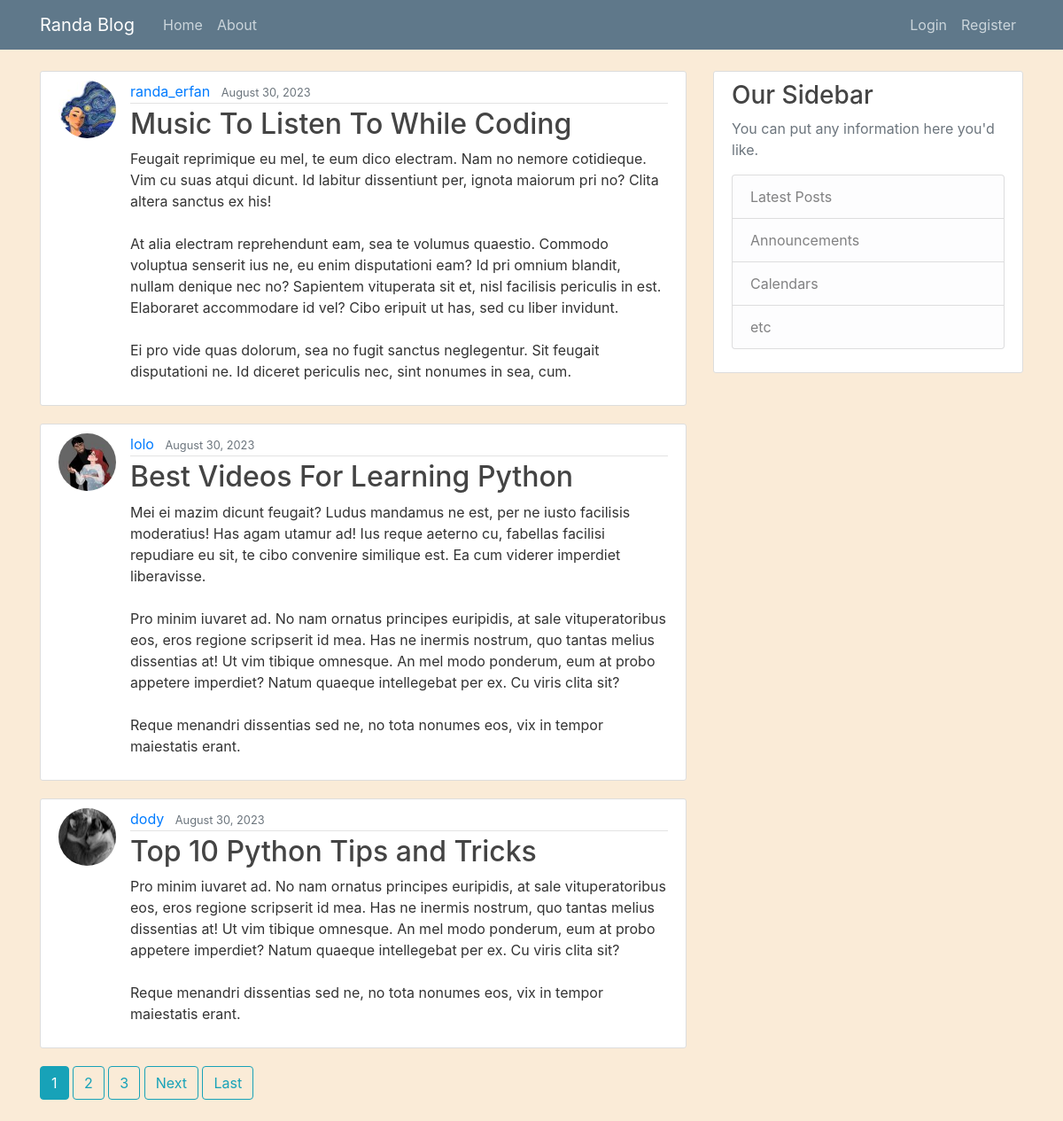
The page / on the database its author committed.
### blog/models.py (models this page shows)
class Post(models.Model):
    title = models.CharField(max_length=100)
    content = models.TextField()
    date_posted = models.DateTimeField(default=timezone.now)
    author = models.ForeignKey(User, on_delete=models.CASCADE)

### users/models.py (models this page shows, shortened)
class Profile(models.Model):
    user = models.OneToOneField(User, on_delete=models.CASCADE)
    image = models.ImageField(default='default.jepg', upload_to='profile_pics')

### blog/views.py (the view)
# urls.py: path('', PostListView.as_view(), name='blog-home'),
class PostListView(ListView):
    model = Post
    template_name = 'blog/home.html'    # <app>/<model>_<viewtype>.html
    context_object_name = 'posts'
    ordering = ['-date_posted']
    paginate_by = 3

### blog/templates/blog/home.html (shortened to what this page needs)
{% extends "blog/base.html" %}
{% block content %}
    {% for post in posts %}
        <article class="media content-section">
          <img class="rounded-circle article-img" src="{{ post.author.profile.image.url }}">
          <div class="media-body">
            <div class="article-metadata">
              <a class="mr-2" href="{% url 'user-posts' post.author.username %}">{{ post.author }}</a>
              <small class="text-muted">{{ post.date_posted|date:"F d, Y" }}</small>
            </div>
            <h2><a class="article-title" href="{% url 'post-detail' post.id %}">{{ post.title }}</a></h2>
            <p class="article-content">{{ post.content }}</p>
          </div>
        </article>
    {% endfor %}
    {% if is_paginated %}
      {% for num in page_obj.paginator.page_range %}
        {% if page_obj.number == num %}
          <a class="btn btn-info mb-4" href="?page={{ num }}">{{ num }}</a>
        {% elif num > page_obj.number|add:'-3' and num < page_obj.number|add:'3' %}
          <a class="btn btn-outline-info mb-4" href="?page={{ num }}">{{ num }}</a>
        {% endif %}
      {% endfor %}
      {% if page_obj.has_next %}
        <a class="btn btn-outline-info mb-4" href="?page={{ page_obj.next_page_number }}">Next</a>
        <a class="btn btn-outline-info mb-4" href="?page={{ page_obj.paginator.num_pages }}">Last</a>
      {% endif %}
    {% endif %}
{% endblock content %}

### blog/templates/blog/base.html (shortened to what this page needs)
<!DOCTYPE html>
{% load static %}
<html lang="en">
<head>
    <link rel="stylesheet" href="https://maxcdn.bootstrapcdn.com/bootstrap/4.0.0/css/bootstrap.min.css">
    <link rel="stylesheet" type="text/css" href="{% static 'blog/main.css' %}">
</head>
<body style= "background-color:antiquewhite";>
    <header class="site-header">
      <nav class="navbar navbar-expand-md navbar-dark bg-steel fixed-top">
        <div class="container">
          <a class="navbar-brand mr-4" href="{% url 'blog-home' %}">Randa Blog</a>
          <div class="collapse navbar-collapse" id="navbarToggle">
            <div class="navbar-nav mr-auto">
              <a class="nav-item nav-link" href="{% url 'blog-home' %}">Home</a>
              <a class="nav-item nav-link" href="{% url 'blog-about' %}">About</a>
            </div>
            <div class="navbar-nav">
              {% if user.is_authenticated %}
                <a class="nav-item nav-link" href="{% url 'post-create' %}">New Post</a>
                <a class="nav-item nav-link" href="{% url 'profile' %}">Profile</a>
                <a class="nav-item nav-link" href="{% url 'logout' %}">Logout</a>
              {% else %}
                <a class="nav-item nav-link" href="{% url 'login' %}">Login</a>
                <a class="nav-item nav-link" href="{% url 'register' %}">Register</a>
              {% endif %}
            </div>
          </div>
        </div>
      </nav>
    </header>
    <main role="main" class="container">
      <div class="row">
        <div class="col-md-8">
            {% block content %}{% endblock %}
        </div>
        <div class="col-md-4">
          <div class="content-section">
            <h3>Our Sidebar</h3>
            <p class='text-muted'>You can put any information here you'd like.
              <ul class="list-group">
                <li class="list-group-item list-group-item-light">Latest Posts</li>
                <li class="list-group-item list-group-item-light">Announcements</li>
                <li class="list-group-item list-group-item-light">Calendars</li>
                <li class="list-group-item list-group-item-light">etc</li>
              </ul>
            </p>
          </div>
        </div>
      </div>
    </main>
</body>
</html>

### blog/static/blog/main.css (style rules this page uses)
body { background: #fafafa; color: #333333; margin-top: 5rem; }
h1, h2, h3, h4, h5, h6 { color: #444444; }
ul { margin: 0; }
.bg-steel { background-color: #5f788a; }
.site-header .navbar-nav .nav-link { color: #cbd5db; }
.content-section { background: #ffffff; padding: 10px 20px; border: 1px solid #dddddd; border-radius: 3px; margin-bottom: 20px; }
.article-title { color: #444444; }
.article-content { white-space: pre-line; }
.article-img { height: 65px; width: 65px; margin-right: 16px; }
.article-metadata { padding-bottom: 1px; margin-bottom: 4px; border-bottom: 1px solid #e3e3e3 }

### rows shown on the page
Post: author.profile.image (picture), author "randa_erfan", date_posted "August 30, 2023", title "Music To Listen To While Coding", content "Feugait reprimique eu mel, te eum dico electram. Nam no nemore cotidieque. Vim cu suas atqui dicunt. Id labitur dissentiunt per, ignota maiorum pri no? Clita altera sanctus ex his! At alia electram reprehendunt eam, sea te volumus quaestio. Commodo voluptua senserit ius ne, eu enim disputationi eam? Id pri omnium blandit, nullam denique nec no? Sapientem vituperata sit et, nisl facilisis periculis in est. Elaboraret accommodare id vel? Cibo eripuit ut has, sed cu liber invidunt. Ei pro vide quas dolorum, sea no fugit sanctus neglegentur. Sit feugait disputationi ne. Id diceret periculis nec, sint nonumes in sea, cum."
Post: author.profile.image (picture), author "lolo", date_posted "August 30, 2023", title "Best Videos For Learning Python", content "Mei ei mazim dicunt feugait? Ludus mandamus ne est, per ne iusto facilisis moderatius! Has agam utamur ad! Ius reque aeterno cu, fabellas facilisi repudiare eu sit, te cibo convenire similique est. Ea cum viderer imperdiet liberavisse. Pro minim iuvaret ad. No nam ornatus principes euripidis, at sale vituperatoribus eos, eros regione scripserit id mea. Has ne inermis nostrum, quo tantas melius dissentias at! Ut vim tibique omnesque. An mel modo ponderum, eum at probo appetere imperdiet? Natum quaeque intellegebat per ex. Cu viris clita sit? Reque menandri dissentias sed ne, no tota nonumes eos, vix in tempor maiestatis erant."
Post: author.profile.image (picture), author "dody", date_posted "August 30, 2023", title "Top 10 Python Tips and Tricks", content "Pro minim iuvaret ad. No nam ornatus principes euripidis, at sale vituperatoribus eos, eros regione scripserit id mea. Has ne inermis nostrum, quo tantas melius dissentias at! Ut vim tibique omnesque. An mel modo ponderum, eum at probo appetere imperdiet? Natum quaeque intellegebat per ex. Cu viris clita sit? Reque menandri dissentias sed ne, no tota nonumes eos, vix in tempor maiestatis erant."

### other values the page prints
{{ num }} "1"
{{ num }} "2" "3"
